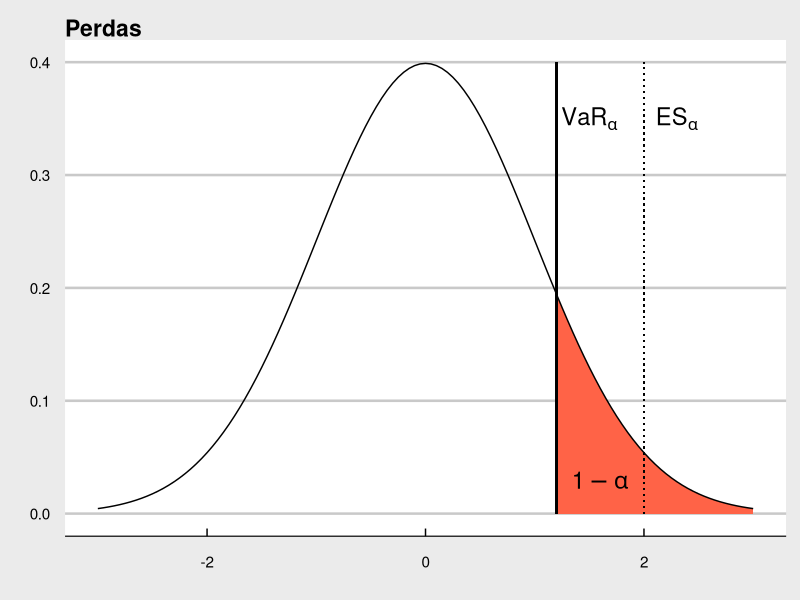
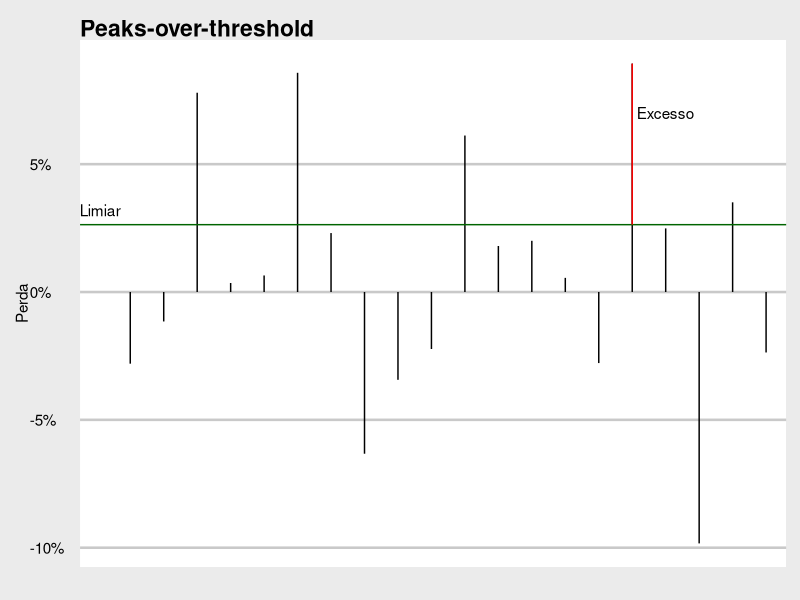

The R source for these figures, in order:
## ---- chunk 1
knitr::opts_chunk$set(echo = FALSE)
knitr::opts_chunk$set(fig.width = 8.1)
knitr::opts_chunk$set(fig.height = 5.8)
knitr::opts_chunk$set(fig.align = 'center')

library(tidyverse)
library(ggthemes)
## ---- chunk 2
# fig.cap = "VaR é um quantil da distribuição de perdas."
# fig.cap = "ES é o valor esperado das perdas, dado que a perda exceda o VaR."
x <- seq(-3, 3, by = 0.05)
y <- dnorm(x)
df <- data.frame(x, y)
p <- ggplot(df, aes(x, y)) + 
  geom_area(data = subset(df, x > 1.2), fill = "tomato") +
  #geom_area(data = subset(df, x < -1.96), fill = "red") +
  #geom_area(data = subset(df, x > 1), fill = "lightgreen") +
  #geom_area(data = subset(df, x > 1.96), fill = "green") +
  geom_line() +
  labs(title = "Perdas", x = "", y = "") +
  # geom_segment(aes(x = 1.2, y = 0, xend = 1.2, yend = dnorm(1.2))) +
  # geom_segment(aes(x = 2, y = 0, xend = 2, yend = dnorm(2))) +
  geom_segment(aes(x = 1.2, y = 0, xend = 1.2, yend = 0.4)) +
  geom_segment(aes(x = 2, y = 0, xend = 2, yend = 0.4), linetype = "dotted") +
  theme_economist_white()

p + annotate("text", x = c(1.5, 1.6, 2.3), y = c(0.35, 0.03, 0.35), 
           label = c("VaR[alpha]", "1 - alpha", "ES[alpha]"), parse = TRUE, size = 6)
## ---- chunk 3
set.seed(123)
n <- 1:20
loss <- rnorm(length(n), 0, 0.05)
u <- rep(median(sqrt(loss^2)), times = length(n))
df <- tibble(n, loss, u)
ggplot(df, aes(x = n, y = loss)) +
  geom_segment(aes(y = 0, yend = loss, xend = n)) +
  geom_hline(aes(yintercept = u[1]), color = "darkgreen") +
  labs(title = "Peaks-over-threshold",
       x = "",
       y = "Perda") +
  scale_y_continuous(label = scales::percent) +
  scale_x_discrete(breaks = n) +
  annotate("segment", x = 16, xend = 16, y = u[1], yend = loss[16],
           color = "red") +
  annotate("text", x = c(0.1, 17), y = c(0.032, 0.07), label = c("Limiar", "Excesso")) +
  theme_economist_white()
